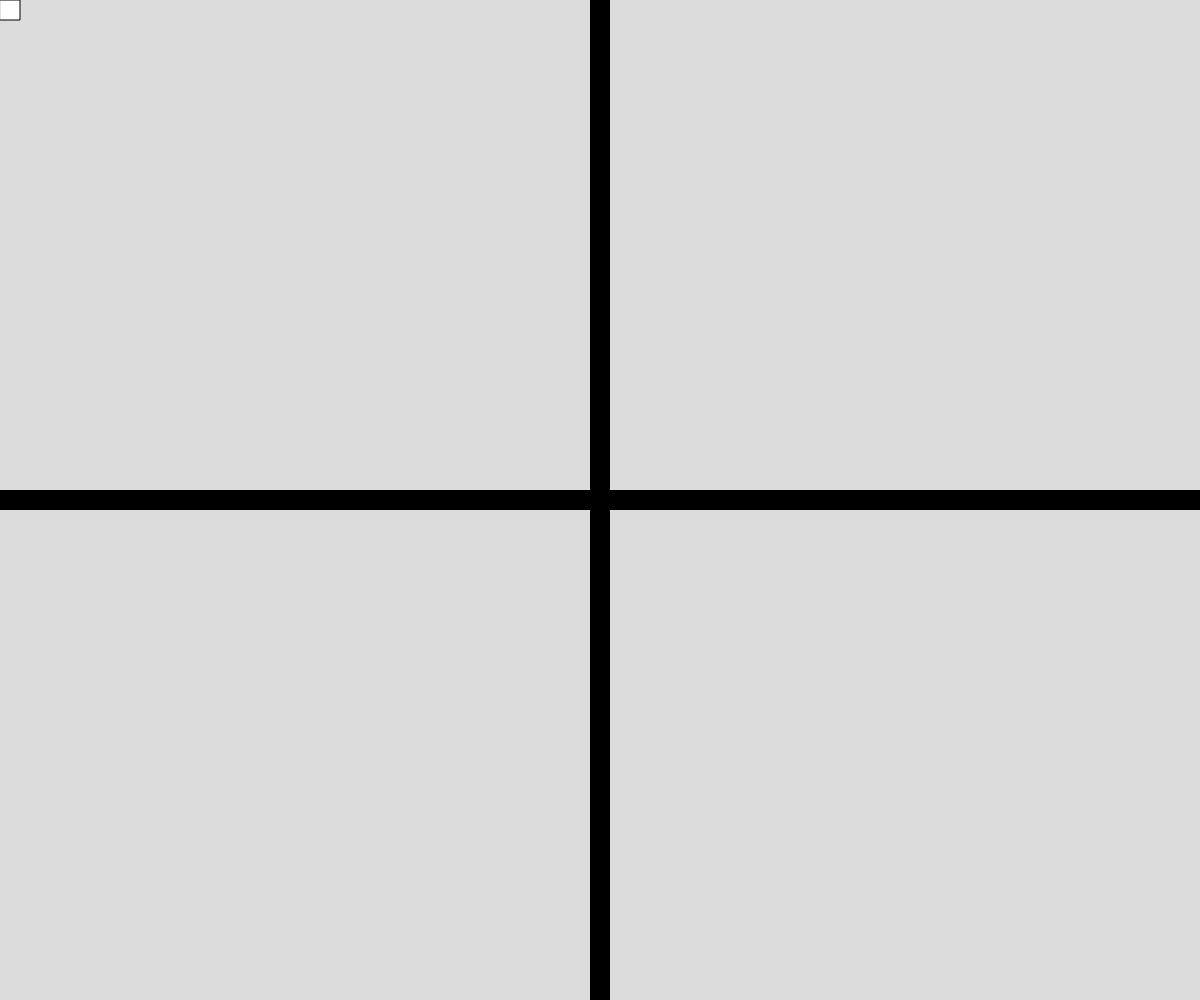
Frame 1 (no input)
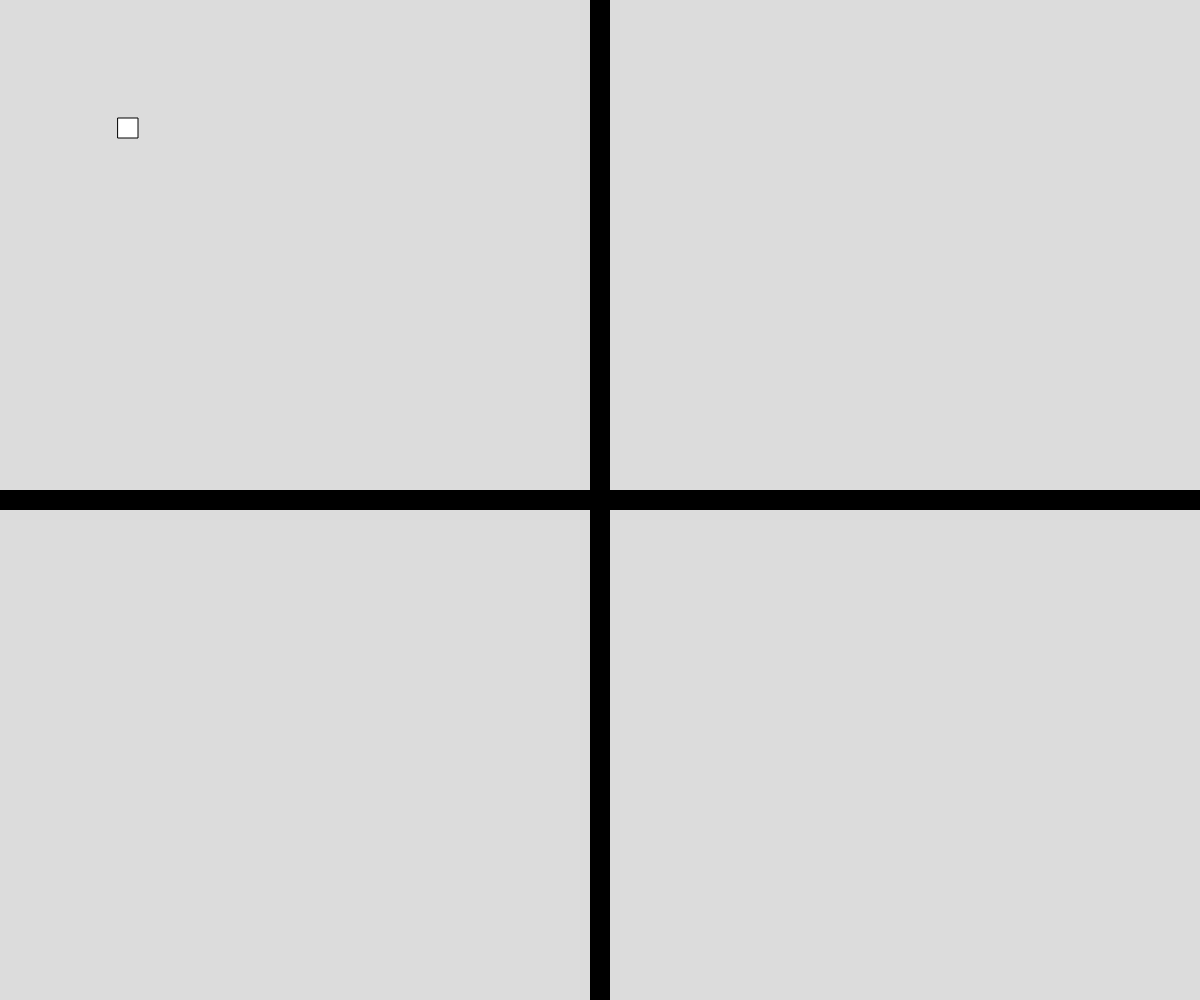
Frame 60 (no input)
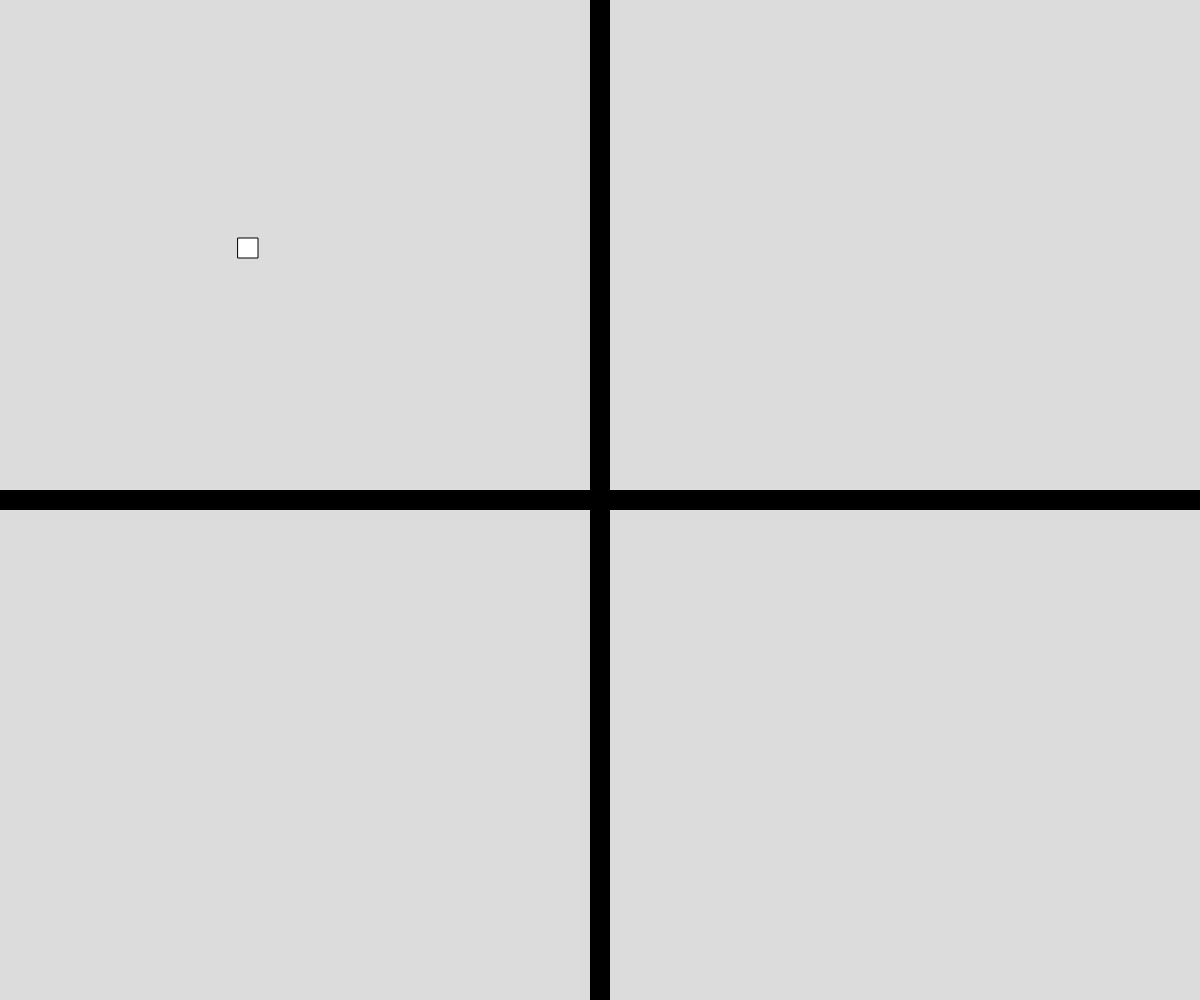
Frame 120 (the mouse pressed at the canvas centre since frame 60)

The p5.js sketch that drew these frames (run headless with seeded random() and noise() and a simulated clock; from frame 60 on, the mouse is pressed at the canvas centre):

// p5.js sketch
// ── sketch.js
let xPos = 0;
let yPos = 0;

let xSpeed = 2;
let ySpeed = 2;

function setup() {
  createCanvas(windowWidth, windowHeight);
}

function draw() {
  background(220);

  let width = 20;
  let height = 20;
  strokeWeight(1);
  rect(xPos, yPos, width, height);

  if (
    (xPos > windowWidth / 2 - width / 2 && yPos < windowHeight / 2 - height / 2) ||
    (xPos < windowWidth / 2 - width / 2 && yPos > windowHeight / 2 - height / 2)
  ) {
    fill("red");
  } else {
    fill("white");
  }

  strokeWeight(width);
  line(windowWidth / 2, 0, windowWidth / 2, windowHeight);
  strokeWeight(height);
  line(0, windowHeight / 2, windowWidth, windowHeight / 2);

  xPos = xPos + xSpeed;
  yPos = yPos + ySpeed;

  // in this case b = beyond
  // "bleft = beyond left"
  let bLeft = xPos < 0;
  let bRight = xPos > windowWidth - width;
  let bBottom = yPos > windowHeight - height;
  let bTop = yPos < 0;

  if (bLeft || bRight) {
    xSpeed = -xSpeed;
  }

  if (bBottom || bTop) {
    ySpeed = -ySpeed;
  }
}
